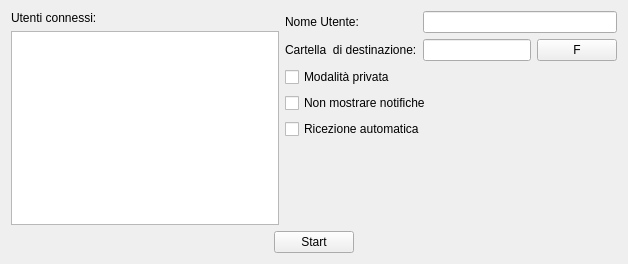
<?xml version="1.0" encoding="UTF-8"?>
<ui version="4.0">
 <class>Settings</class>
 <widget class="QWidget" name="Settings">
  <property name="geometry">
   <rect>
    <x>0</x>
    <y>0</y>
    <width>628</width>
    <height>264</height>
   </rect>
  </property>
  <property name="windowTitle">
   <string>FileSender</string>
  </property>
  <property name="layoutDirection">
   <enum>Qt::LeftToRight</enum>
  </property>
  <layout class="QVBoxLayout" name="verticalLayout_3">
   <item>
    <layout class="QHBoxLayout" name="horizontalLayout_4">
     <item>
      <layout class="QVBoxLayout" name="verticalLayout_2">
       <item>
        <widget class="QLabel" name="connectedLabel">
         <property name="text">
          <string>Utenti connessi:</string>
         </property>
        </widget>
       </item>
       <item>
        <widget class="QListWidget" name="listWidget">
         <property name="selectionMode">
          <enum>QAbstractItemView::MultiSelection</enum>
         </property>
        </widget>
       </item>
      </layout>
     </item>
     <item>
      <layout class="QVBoxLayout" name="verticalLayout">
       <item>
        <layout class="QGridLayout" name="gridLayout">
         <item row="0" column="0">
          <widget class="QLabel" name="usernameLabel">
           <property name="text">
            <string>Nome Utente:</string>
           </property>
          </widget>
         </item>
         <item row="0" column="1">
          <widget class="QLineEdit" name="usernameEdit">
           <property name="maxLength">
            <number>256</number>
           </property>
           <property name="readOnly">
            <bool>false</bool>
           </property>
          </widget>
         </item>
         <item row="1" column="0">
          <widget class="QLabel" name="directoryLabel">
           <property name="text">
            <string>Cartella  di destinazione:</string>
           </property>
          </widget>
         </item>
         <item row="1" column="1">
          <layout class="QHBoxLayout" name="horizontalLayout">
           <item>
            <widget class="QLineEdit" name="directoryEdit">
             <property name="readOnly">
              <bool>true</bool>
             </property>
            </widget>
           </item>
           <item>
            <widget class="QPushButton" name="fileButton">
             <property name="text">
              <string>F</string>
             </property>
            </widget>
           </item>
          </layout>
         </item>
        </layout>
       </item>
       <item>
        <widget class="QCheckBox" name="privateBox">
         <property name="enabled">
          <bool>true</bool>
         </property>
         <property name="text">
          <string>Modalità privata</string>
         </property>
         <property name="tristate">
          <bool>false</bool>
         </property>
        </widget>
       </item>
       <item>
        <widget class="QCheckBox" name="notificationBox">
         <property name="text">
          <string>Non mostrare notifiche</string>
         </property>
        </widget>
       </item>
       <item>
        <widget class="QCheckBox" name="automaticBox">
         <property name="text">
          <string>Ricezione automatica</string>
         </property>
        </widget>
       </item>
       <item>
        <spacer name="verticalSpacer">
         <property name="orientation">
          <enum>Qt::Vertical</enum>
         </property>
         <property name="sizeHint" stdset="0">
          <size>
           <width>20</width>
           <height>40</height>
          </size>
         </property>
        </spacer>
       </item>
      </layout>
     </item>
    </layout>
   </item>
   <item>
    <layout class="QHBoxLayout" name="horizontalLayout_2">
     <item>
      <spacer name="horizontalSpacer">
       <property name="orientation">
        <enum>Qt::Horizontal</enum>
       </property>
       <property name="sizeHint" stdset="0">
        <size>
         <width>40</width>
         <height>20</height>
        </size>
       </property>
      </spacer>
     </item>
     <item>
      <widget class="QPushButton" name="okButton">
       <property name="maximumSize">
        <size>
         <width>80</width>
         <height>23</height>
        </size>
       </property>
       <property name="text">
        <string>Start</string>
       </property>
      </widget>
     </item>
     <item>
      <spacer name="horizontalSpacer_2">
       <property name="orientation">
        <enum>Qt::Horizontal</enum>
       </property>
       <property name="sizeHint" stdset="0">
        <size>
         <width>40</width>
         <height>20</height>
        </size>
       </property>
      </spacer>
     </item>
    </layout>
   </item>
  </layout>
 </widget>
 <layoutdefault spacing="6" margin="11"/>
 <resources/>
 <connections/>
</ui>
